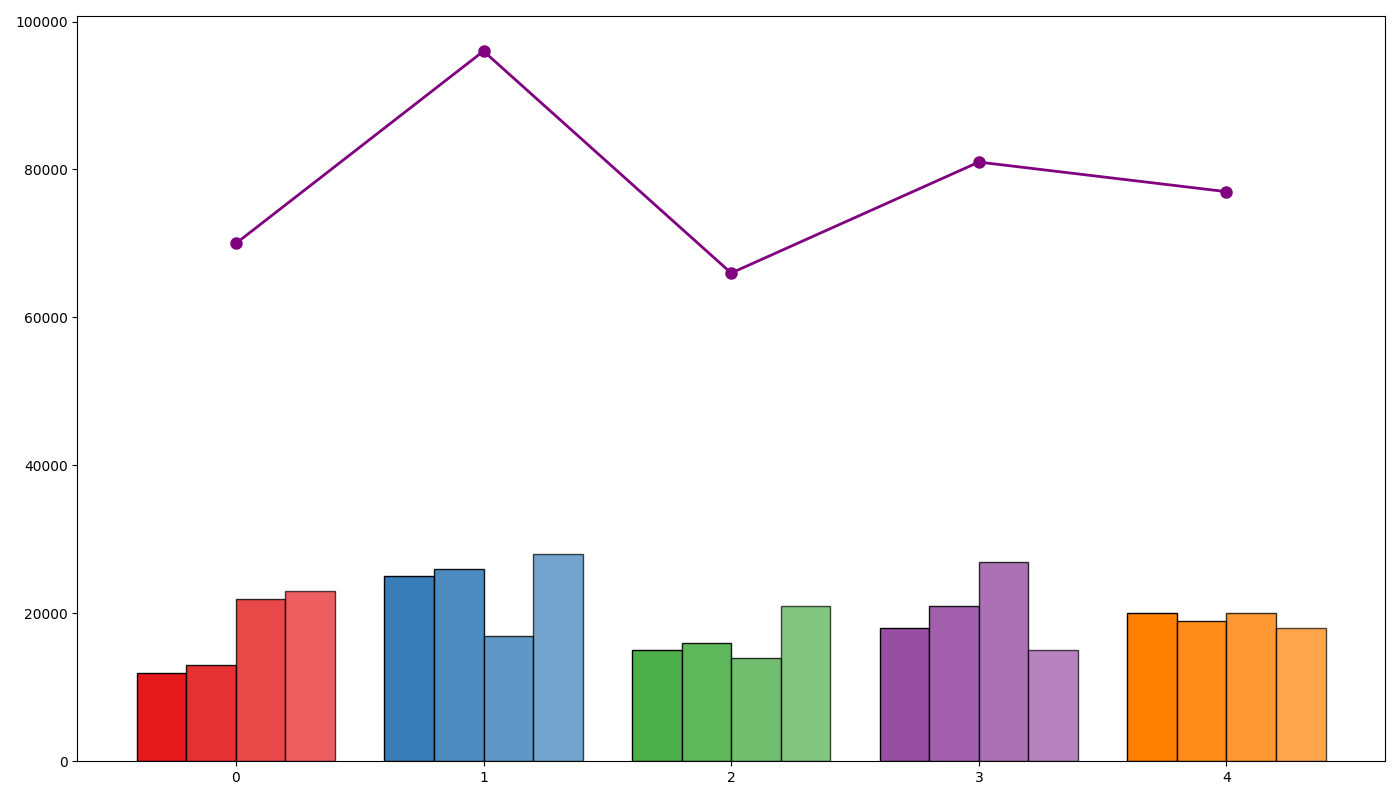

Here is the Python script that generated this plot:
import matplotlib.pyplot as plt
import numpy as np

campaigns = ['Social Media', 'TV Ads', 'Email Marketing', 'Billboards', 'Trade Shows']

Q1_sales = np.array([12000, 25000, 15000, 18000, 20000])
Q2_sales = np.array([13000, 26000, 16000, 21000, 19000])
Q3_sales = np.array([22000, 17000, 14000, 27000, 20000])
Q4_sales = np.array([23000, 28000, 21000, 15000, 18000])

colors_campaigns = ['#e41a1c', '#377eb8', '#4daf4a', '#984ea3', '#ff7f00']

fig, ax = plt.subplots(figsize=(14, 8))

bar_width = 0.2
positions = np.arange(len(campaigns))

ax.bar(positions - 1.5*bar_width, Q1_sales, width=bar_width, color=colors_campaigns, edgecolor='black')
ax.bar(positions - 0.5*bar_width, Q2_sales, width=bar_width, color=colors_campaigns, edgecolor='black', alpha=0.9)
ax.bar(positions + 0.5*bar_width, Q3_sales, width=bar_width, color=colors_campaigns, edgecolor='black', alpha=0.8)
ax.bar(positions + 1.5*bar_width, Q4_sales, width=bar_width, color=colors_campaigns, edgecolor='black', alpha=0.7)

total_sales = Q1_sales + Q2_sales + Q3_sales + Q4_sales
ax.plot(positions, total_sales, color='purple', marker='o', linestyle='-', linewidth=2, markersize=8)

plt.tight_layout()
plt.show()
